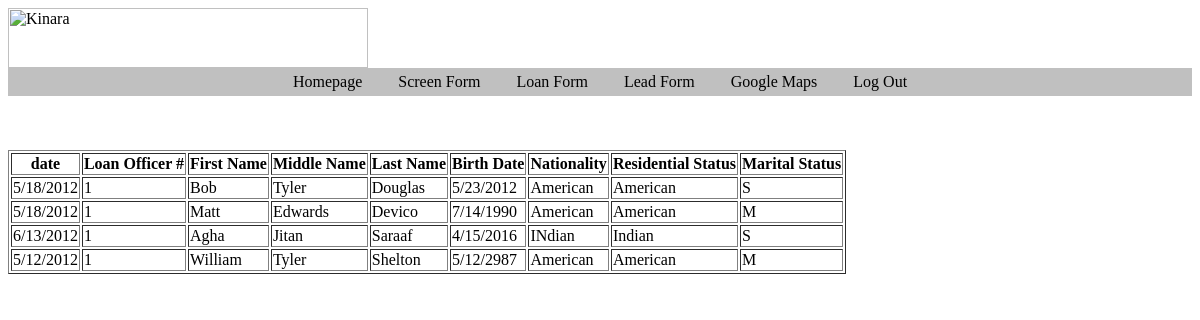
The page /postedinfo.php on the database its author committed.
### tables this page shows
CREATE TABLE `leadform` (
  `date` varchar(30) DEFAULT NULL,
  `loanOfficer` varchar(10) DEFAULT NULL,
  `fName` varchar(10) DEFAULT NULL,
  `mName` varchar(30) DEFAULT NULL,
  `lName` varchar(30) DEFAULT NULL,
  `bDate` varchar(15) DEFAULT NULL,
  `nationality` varchar(30) DEFAULT NULL,
  `rStatus` varchar(30) DEFAULT NULL,
  `mStatus` varchar(30) DEFAULT NULL,
  `gender` varchar(20) DEFAULT NULL,
  `IDproof` varchar(10) DEFAULT NULL,
  `aProof` varchar(10) DEFAULT NULL
);

### postedinfo.php (the view, shortened to what this page needs)
<html>
<img src="http://66.39.69.119/wp-content/uploads/2012/08/Kinara-IV-300x76.png" alt="Kinara" width="360" height="60" allign="center"> <br />
</head>
<body>
<div id="navbar">
  <ul>
        <li><a href="homepageafterlogin.html">Homepage</a></li>
      <li><a href="screenform.php">Screen Form</a></li>
	    <li><a href="loanform.php">Loan Form</a></li>
	    <li><a href="leadform.php">Lead Form</a></li>
	    <li><a href="map.php">Google Maps</a></li>
	    <li><a href="login.php">Log Out</a></li>
  </ul>
</div>
</body>
<br/>
<br/>
<br/>
<html>
<?php
$result = mysql_query("SELECT * FROM leadform");
echo "<table border='1'>
<tr>
<th>date</th>
<th>Loan Officer #</th>
<th>First Name</th>
<th>Middle Name</th>
<th>Last Name</th>
<th>Birth Date</th>
<th>Nationality</th>
<th>Residential Status</th>
<th>Marital Status</th>
</tr>";
while($row = mysql_fetch_array($result))
	{
	echo "<tr>";
	echo "<td>" . $row['date'] . "</td>";
	echo "<td>" . $row['loanOfficer'] . "</td>";
	echo "<td>" . $row['fName'] . "</td>";
	echo "<td>" . $row['mName'] . "</td>";
	echo "<td>" . $row['lName'] . "</td>";
	echo "<td>" . $row['bDate'] . "</td>";
	echo "<td>" . $row['nationality'] . "</td>";
	echo "<td>" . $row['rStatus'] . "</td>";
	echo "<td>" . $row['mStatus'] . "</td>";
	echo "</tr>";
	}
echo "</TABLE>";
?>

### postedinfo.php (style rules this page uses)
#navbar ul li { display: inline; }
#navbar ul li a { text-decoration: none; padding: .2em 1em; color: black; background-color: silver; }

### rows shown on the page
leadform: date "5/18/2012", loanOfficer "1", fName "Bob", mName "Tyler", lName "Douglas", bDate "5/23/2012", nationality "American", rStatus "American", mStatus "S"
leadform: date "5/18/2012", loanOfficer "1", fName "Matt", mName "Edwards", lName "Devico", bDate "7/14/1990", nationality "American", rStatus "American", mStatus "M"
leadform: date "6/13/2012", loanOfficer "1", fName "Agha", mName "Jitan", lName "Saraaf", bDate "4/15/2016", nationality "INdian", rStatus "Indian", mStatus "S"
leadform: date "5/12/2012", loanOfficer "1", fName "William", mName "Tyler", lName "Shelton", bDate "5/12/2987", nationality "American", rStatus "American", mStatus "M"
